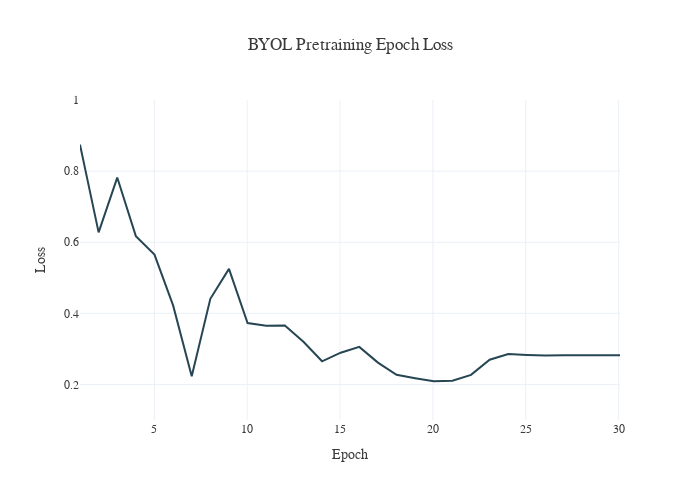

Source (notebook cell):
### Code cell
# Loss over epochs
epoch_loss = pd.read_csv("../outputs/results_data/BYOL_pretraining_debug_v0_epoch_loss.csv")
# convert steps to epochs (fractional)
epoch_loss['Epoch'] = epoch_loss['Step'] / 1628.0

fig = px.line(
    epoch_loss,
    x='Epoch',
    y='Value',
    title='BYOL Pretraining Epoch Loss',
    labels={'Epoch': 'Epoch', 'Value': 'Loss'},
    color_discrete_sequence=[DARK_BG]
)
fig.update_layout(yaxis_range=[0.1, 1], width=700, height=500)
fig.write_image("imgs/BYOL_pretraining_debug_v0_epoch_loss.png", scale=2)
fig.show()

### Figure 1 — Plotly figure (JSON) as saved in the notebook; plotly's stock layout.template omitted (floating-point values rounded to 4 significant figures)
{"data": [{"hovertemplate": "Epoch=%{x}<br>Loss=%{y}<extra></extra>", "legendgroup": "", "line": {"color": "#264653", "dash": "solid"}, "marker": {"symbol": "circle"}, "mode": "lines", "name": "", "orientation": "v", "showlegend": false, "type": "scatter", "x": [1.002, 2.004, 3.007, 4.009, 5.012, 6.014, 7.017, 8.019, 9.021, 10.02, 11.03, 12.03, 13.03, 14.03, 15.04, 16.04, 17.04, 18.04, 19.05, 20.05, 21.05, 22.05, 23.06, 24.06, 25.06, 26.06, 27.07, 28.07, 29.07, 30.07], "xaxis": "x", "y": [0.8745, 0.6276, 0.7819, 0.617, 0.5651, 0.4224, 0.2231, 0.4408, 0.5251, 0.3726, 0.3649, 0.3656, 0.3201, 0.2651, 0.2893, 0.3057, 0.2614, 0.2272, 0.2176, 0.2089, 0.2102, 0.2269, 0.2697, 0.2857, 0.283, 0.2811, 0.2822, 0.2815, 0.2818, 0.2818], "yaxis": "y"}], "layout": {"height": 500, "legend": {"tracegroupgap": 0}, "title": {"text": "BYOL Pretraining Epoch Loss"}, "width": 700, "xaxis": {"anchor": "y", "domain": [0, 1], "title": {"text": "Epoch"}}, "yaxis": {"anchor": "x", "domain": [0, 1], "range": [0.1, 1], "title": {"text": "Loss"}}}}
